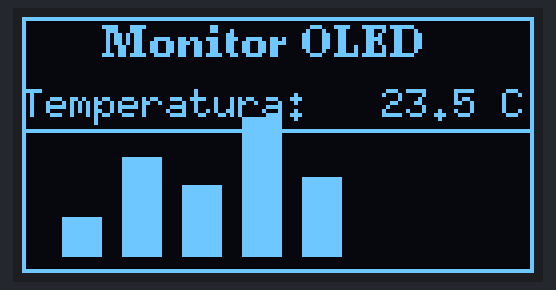
A sketch run on a simulated ESP32. Parts: 128×64 one-colour display.

Above: at 0.21 s.
At 0.86 s:
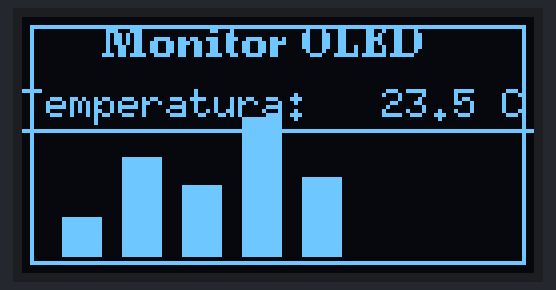
At 1.52 s:
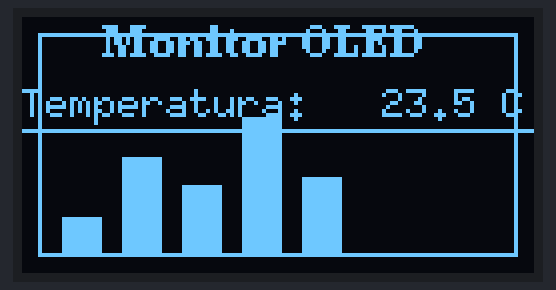
At 2.17 s:
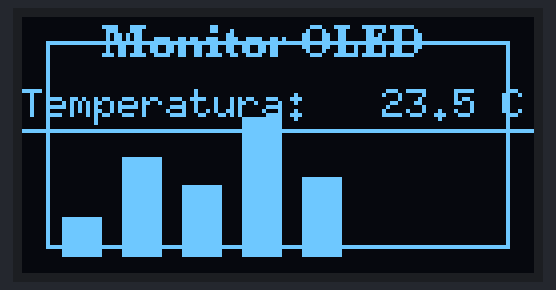
At 3.14 s:
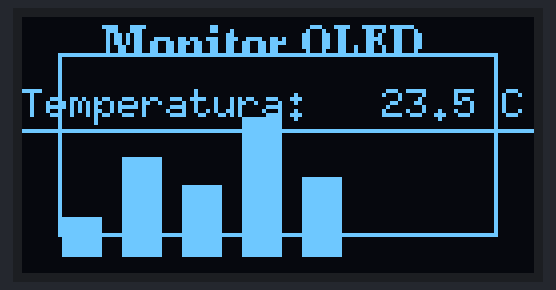

Measured:
- by itself, everything shown: repeats every 3.3 s, in 10 steps

The sketch:

ESP32_Oled_182x64_A.ino
```cpp
#include <Arduino.h>
#include <U8g2lib.h>
#include <Wire.h>

// pantalla 0.93inches
U8G2_SSD1306_128X64_NONAME_F_HW_I2C u8g2(U8G2_R0, /* reset=*/ U8X8_PIN_NONE);

// pantalla 1.3inches
//U8G2_SH1106_128X64_NONAME_F_HW_I2C u8g2(U8G2_R0, /* reset=*/ U8X8_PIN_NONE);


// Simulación de valores para el gráfico
int barras[] = {10, 25, 18, 35, 20};
int num_barras = sizeof(barras)/sizeof(barras[0]);

void setup() {
  Wire.begin();
  u8g2.begin();
}

void loop() {
  u8g2.clearBuffer();

  // Título
  u8g2.setFont(u8g2_font_ncenB08_tr);
  u8g2.drawStr(20, 10, "Monitor OLED");

  // Texto en distintas ubicaciones
  u8g2.setFont(u8g2_font_6x10_tf);
  u8g2.drawStr(0, 25, "Temperatura:");
  u8g2.drawStr(90, 25, "23.5 C");

  // Línea divisoria
  u8g2.drawLine(0, 28, 127, 28);

  // Gráfico de barras
  int x = 10;
  for (int i = 0; i < num_barras; i++) {
    u8g2.drawBox(x, 60 - barras[i], 10, barras[i]);
    x += 15;
  }

  // Marco animado (cambia de tamaño cada loop)
  static int marco_size = 0;
  u8g2.drawFrame(marco_size, marco_size, 128 - 2*marco_size, 64 - 2*marco_size);
  marco_size = (marco_size + 1) % 10;

  u8g2.sendBuffer();
  delay(300);
}
```
